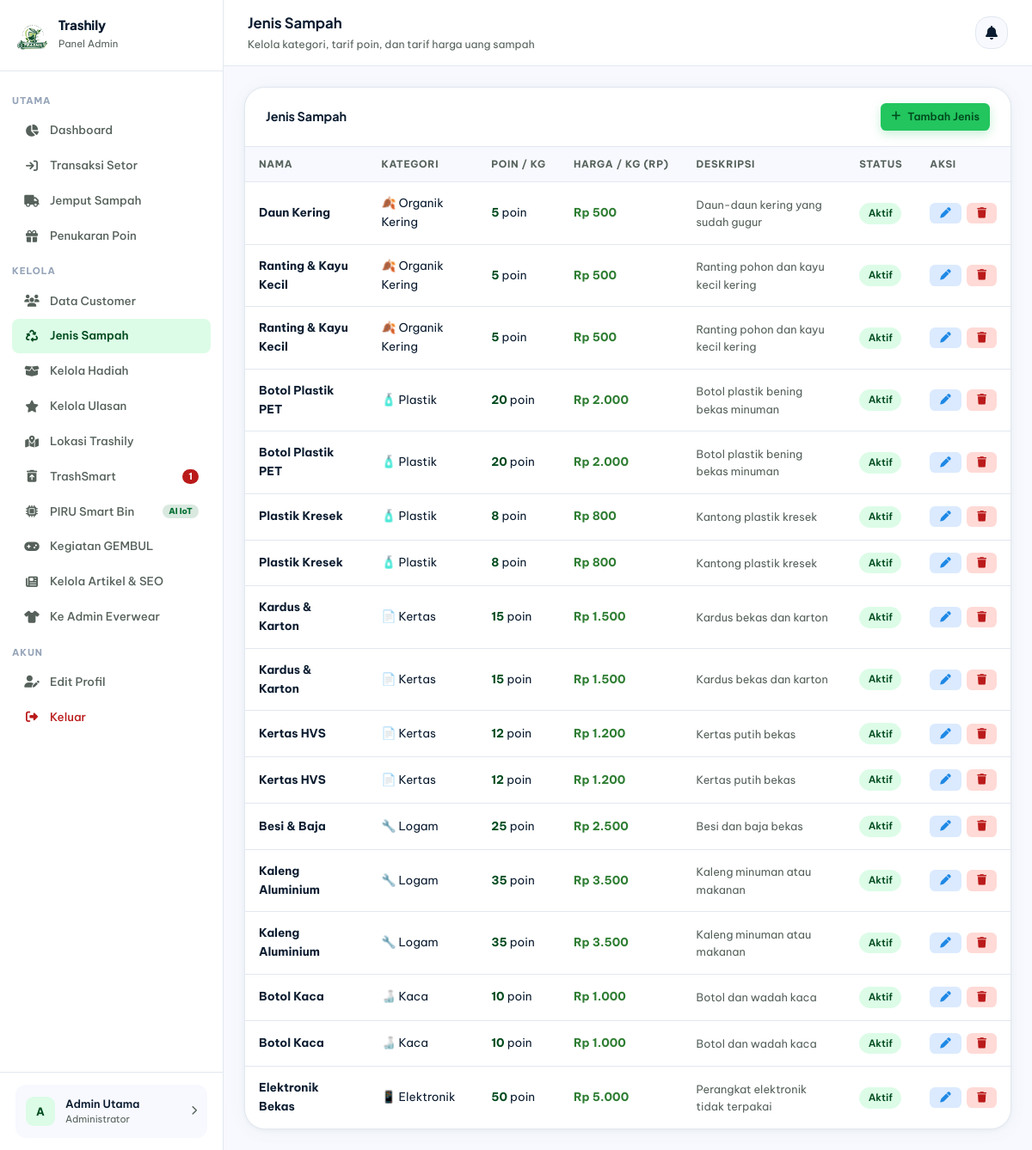
The page /admin/kelola-sampah.php (signed in) on the database its author committed.
### tables this page shows
CREATE TABLE `jenis_sampah` (
  `id` int NOT NULL,
  `nama` varchar(100) NOT NULL,
  `kategori` enum('organik_kering','plastik','kertas','logam','kaca','elektronik','lainnya') NOT NULL,
  `poin_per_kg` decimal(10,2) NOT NULL,
  `harga_per_kg` decimal(10,2) DEFAULT '0.00',
  `deskripsi` text,
  `is_active` tinyint(1) DEFAULT '1',
  `created_at` timestamp NULL DEFAULT CURRENT_TIMESTAMP
);

### config/database.php (called while the page is built, shortened)
<?php
function formatRupiah($angka) {
    return 'Rp ' . number_format($angka, 0, ',', '.');
}

### admin/kelola-sampah.php (the view, shortened to what this page needs)
<?php
require_once '../config/database.php';
$sampah_list = $conn->query("SELECT * FROM jenis_sampah ORDER BY kategori, nama");
?>
<!DOCTYPE html>
<html lang="id">
<head>
    <link rel="stylesheet" href="https://cdnjs.cloudflare.com/ajax/libs/font-awesome/6.5.0/css/all.min.css">
    <link rel="stylesheet" href="../assets/css/output.css">
</head>
<body>
<div class="layout">
    <?php include '../includes/sidebar_admin.php'; ?>
    <main class="main">
        <div class="topbar">
            <div class="topbar-left">
                <div>
                    <h1>Jenis Sampah</h1>
                    <p>Kelola kategori, tarif poin, dan tarif harga uang sampah</p>
                </div>
            </div>
            <div class="topbar-right">
                <?php include '../includes/notif_admin.php'; ?>
            </div>
        </div>
        <div class="content">
            <div class="card">
                <div class="card-header">
                    <h3>Jenis Sampah</h3>
                    <button class="btn btn-primary btn-sm" onclick="openForm()">
                        <i class="fa-solid fa-plus"></i> Tambah Jenis
                    </button>
                </div>
                <div class="table-wrap">
                    <table>
                        <thead>
                            <tr>
                                <th>Nama</th>
                                <th>Kategori</th>
                                <th>Poin / kg</th>
                                <th>Harga / kg (Rp)</th>
                                <th>Deskripsi</th>
                                <th>Status</th>
                                <th>Aksi</th>
                            </tr>
                        </thead>
                        <tbody>
                            <?php if ($sampah_list->num_rows === 0): ?>
                            <tr><td colspan="7"><div class="empty-state"><div class="empty-icon">♻️</div><p>Belum ada data</p></div></td></tr>
                            <?php else: ?>
                            <?php while ($row = $sampah_list->fetch_assoc()): ?>
                            <tr>
                                <td><strong><?= htmlspecialchars($row['nama']) ?></strong></td>
                                <td>
                                    <?php
                                    $emoji = ['organik_kering'=>'🍂','plastik'=>'🧴','kertas'=>'📄','logam'=>'🔧','kaca'=>'🍶','elektronik'=>'📱','lainnya'=>'📦'];
                                    echo ($emoji[$row['kategori']] ?? '📦') . ' ' . ucwords(str_replace('_',' ',$row['kategori']));
                                    ?>
                                </td>
                                <td><strong style="color:var(--primary-dark)"><?= number_format($row['poin_per_kg'], 0) ?></strong> poin</td>
                                <td><strong style="color:#2E7D32"><?= formatRupiah($row['harga_per_kg']) ?></strong></td>
                                <td class="text-muted text-small"><?= htmlspecialchars($row['deskripsi']) ?></td>
                                <td>
                                    <span class="badge <?= $row['is_active'] ? 'badge-green' : 'badge-gray' ?>">
                                        <?= $row['is_active'] ? 'Aktif' : 'Nonaktif' ?>
                                    </span>
                                </td>
                                <td>
                                    <div style="display:flex;gap:.4rem">
                                        <button class="btn btn-info btn-sm" onclick='editForm(<?= json_encode($row) ?>)'>
                                            <i class="fa-solid fa-pen"></i>
                                        </button>
                                        <button class="btn btn-danger btn-sm" onclick="hapusSampah(<?= $row['id'] ?>, '<?= addslashes($row['nama']) ?>')">
                                            <i class="fa-solid fa-trash"></i>
                                        </button>
                                    </div>
                                </td>
                            </tr>
                            <?php endwhile; ?>
                            <?php endif; ?>
                        </tbody>
                    </table>
                </div>
            </div>
        </div>
    </main>
</div>
</body>
</html>

### rows shown on the page
jenis_sampah: nama "Daun Kering", kategori "🍂", kategori "Organik Kering", poin_per_kg "5", harga_per_kg "Rp 500", deskripsi "Daun-daun kering yang sudah gugur", is_active "Aktif"
jenis_sampah: nama "Ranting & Kayu Kecil", kategori "🍂", kategori "Organik Kering", poin_per_kg "5", harga_per_kg "Rp 500", deskripsi "Ranting pohon dan kayu kecil kering", is_active "Aktif"
jenis_sampah: nama "Ranting & Kayu Kecil", kategori "🍂", kategori "Organik Kering", poin_per_kg "5", harga_per_kg "Rp 500", deskripsi "Ranting pohon dan kayu kecil kering", is_active "Aktif"
jenis_sampah: nama "Botol Plastik PET", kategori "🧴", kategori "Plastik", poin_per_kg "20", harga_per_kg "Rp 2.000", deskripsi "Botol plastik bening bekas minuman", is_active "Aktif"
jenis_sampah: nama "Botol Plastik PET", kategori "🧴", kategori "Plastik", poin_per_kg "20", harga_per_kg "Rp 2.000", deskripsi "Botol plastik bening bekas minuman", is_active "Aktif"
jenis_sampah: nama "Plastik Kresek", kategori "🧴", kategori "Plastik", poin_per_kg "8", harga_per_kg "Rp 800", deskripsi "Kantong plastik kresek", is_active "Aktif"
jenis_sampah: nama "Plastik Kresek", kategori "🧴", kategori "Plastik", poin_per_kg "8", harga_per_kg "Rp 800", deskripsi "Kantong plastik kresek", is_active "Aktif"
jenis_sampah: nama "Kardus & Karton", kategori "📄", kategori "Kertas", poin_per_kg "15", harga_per_kg "Rp 1.500", deskripsi "Kardus bekas dan karton", is_active "Aktif"
jenis_sampah: nama "Kardus & Karton", kategori "📄", kategori "Kertas", poin_per_kg "15", harga_per_kg "Rp 1.500", deskripsi "Kardus bekas dan karton", is_active "Aktif"
jenis_sampah: nama "Kertas HVS", kategori "📄", kategori "Kertas", poin_per_kg "12", harga_per_kg "Rp 1.200", deskripsi "Kertas putih bekas", is_active "Aktif"
jenis_sampah: nama "Kertas HVS", kategori "📄", kategori "Kertas", poin_per_kg "12", harga_per_kg "Rp 1.200", deskripsi "Kertas putih bekas", is_active "Aktif"
jenis_sampah: nama "Besi & Baja", kategori "🔧", kategori "Logam", poin_per_kg "25", harga_per_kg "Rp 2.500", deskripsi "Besi dan baja bekas", is_active "Aktif"
jenis_sampah: nama "Kaleng Aluminium", kategori "🔧", kategori "Logam", poin_per_kg "35", harga_per_kg "Rp 3.500", deskripsi "Kaleng minuman atau makanan", is_active "Aktif"
jenis_sampah: nama "Kaleng Aluminium", kategori "🔧", kategori "Logam", poin_per_kg "35", harga_per_kg "Rp 3.500", deskripsi "Kaleng minuman atau makanan", is_active "Aktif"
jenis_sampah: nama "Botol Kaca", kategori "🍶", kategori "Kaca", poin_per_kg "10", harga_per_kg "Rp 1.000", deskripsi "Botol dan wadah kaca", is_active "Aktif"
jenis_sampah: nama "Botol Kaca", kategori "🍶", kategori "Kaca", poin_per_kg "10", harga_per_kg "Rp 1.000", deskripsi "Botol dan wadah kaca", is_active "Aktif"
jenis_sampah: nama "Elektronik Bekas", kategori "📱", kategori "Elektronik", poin_per_kg "50", harga_per_kg "Rp 5.000", deskripsi "Perangkat elektronik tidak terpakai", is_active "Aktif"

### other values the page prints
$nav_ts_warn_count "1"
substr($_SESSION['nama'] ?? 'A', 0, 1) "A"
$_SESSION['nama'] "Admin Utama"
